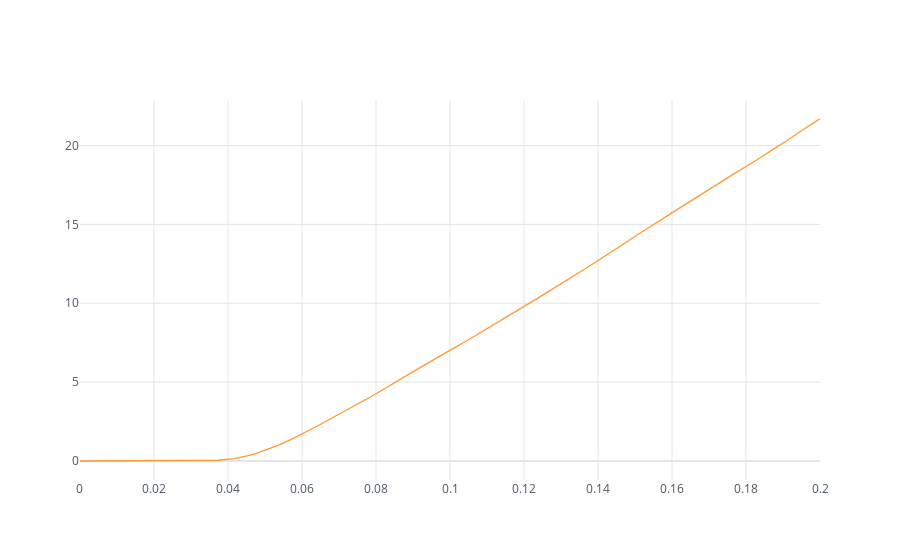

The notebook cell saved with this chart:
### Code cell
dfx.iplot(x='time', y='diff_x', theme='white',)

### Figure 1 — Plotly figure (JSON) as saved in the notebook; plotly's stock layout.template omitted (floating-point values rounded to 4 significant figures; data arrays with more than 128 entries replaced by an {"elided": "..."} marker saying what was removed)
{"data": [{"line": {"color": "rgba(255, 153, 51, 1.0)", "dash": "solid", "shape": "linear", "width": 1.3}, "mode": "lines", "name": "diff_x", "text": "", "type": "scatter", "x": {"elided": "19999 float values"}, "y": {"elided": "19999 float values"}}], "layout": {"legend": {"bgcolor": "#FFFFFF", "font": {"color": "#4D5663"}}, "paper_bgcolor": "#FFFFFF", "plot_bgcolor": "#FFFFFF", "title": {"font": {"color": "#4D5663"}}, "xaxis": {"gridcolor": "#E1E5ED", "showgrid": true, "tickfont": {"color": "#4D5663"}, "title": {"font": {"color": "#4D5663"}, "text": ""}, "zerolinecolor": "#E1E5ED"}, "yaxis": {"gridcolor": "#E1E5ED", "showgrid": true, "tickfont": {"color": "#4D5663"}, "title": {"font": {"color": "#4D5663"}, "text": ""}, "zerolinecolor": "#E1E5ED"}}}
